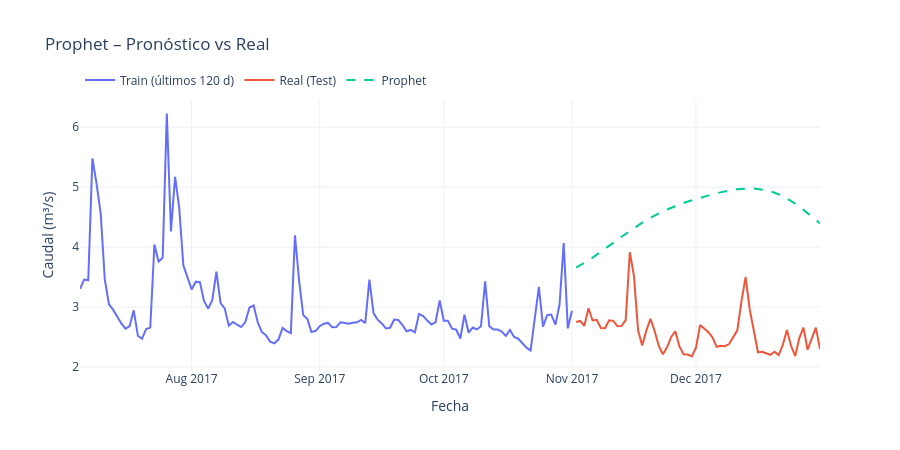

Write notebook code for a chart like this one.
### Code cell
# Métricas Prophet
rmse_pr = np.sqrt(mean_squared_error(test, pred_prophet))
mae_pr  = mean_absolute_error(test, pred_prophet)
mape_pr = np.mean(np.abs((test - pred_prophet) / test)) * 100

print("=" * 50)
print("📊 Métricas Prophet")
print("=" * 50)
print(f"   RMSE : {rmse_pr:.4f} m³/s")
print(f"   MAE  : {mae_pr:.4f} m³/s")
print(f"   MAPE : {mape_pr:.2f} %")

# Visualización Prophet
fig_pr = go.Figure()
fig_pr.add_trace(go.Scatter(
    x=train.index[-120:], y=train.iloc[-120:],
    mode="lines", name="Train (últimos 120 d)",
    line=dict(color="#636EFA")
))
fig_pr.add_trace(go.Scatter(
    x=test.index, y=test,
    mode="lines", name="Real (Test)",
    line=dict(color="#EF553B", width=2)
))
fig_pr.add_trace(go.Scatter(
    x=test.index, y=pred_prophet,
    mode="lines", name="Prophet",
    line=dict(color="#00CC96", dash="dash", width=2)
))
fig_pr.update_layout(
    title="Prophet – Pronóstico vs Real",
    xaxis_title="Fecha", yaxis_title="Caudal (m³/s)",
    template="plotly_white", height=450,
    legend=dict(orientation="h", yanchor="bottom", y=1.02)
)
fig_pr.show()
